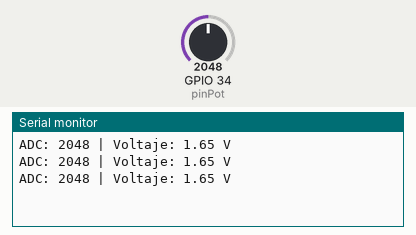
Simulated run of this sketch. Board: ESP32. Shown: the last lines printed to the serial monitor. The inputs (shaded band) are chosen by the test bench; at power-on: GPIO 34 (pinPot) = 2048.

Above: at 1.3 s.
1.4 s: GPIO 34 (pinPot) set to 2866
At 1.9 s:
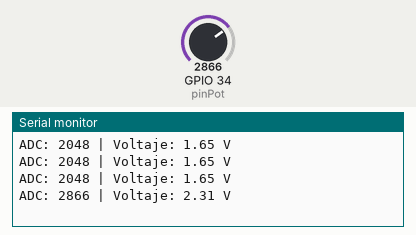
2.9 s: GPIO 34 (pinPot) set to 3603
At 3.4 s:
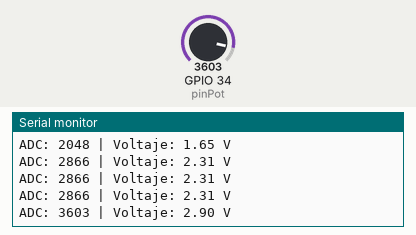
Timing chart, 0 to 5.9 s (numbered marks = the images above; inputs shaded):
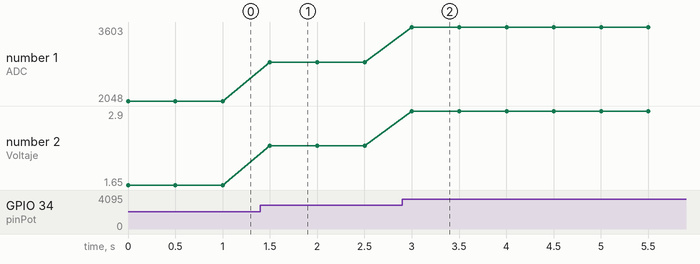

The sketch:

bloque_2.ino
```cpp
const int pinPot = 34;

void setup() {
  Serial.begin(115200);
}

void loop() {

  int lecturaADC = analogRead(pinPot);


  float voltaje = lecturaADC * (3.3 / 4095.0);


  Serial.print("ADC: ");
  Serial.print(lecturaADC);
  Serial.print(" | Voltaje: ");
  Serial.print(voltaje, 2);
  Serial.println(" V");

  delay(500);
}
```

Measured:
- after the input at 1.4 s, the serial monitor: prints a new line after 0.10 s (image 1)
- after the input at 2.9 s, the serial monitor: prints a new line after 0.10 s (image 2)
- plotted number 1: 2048 → 2866 after the input at 1.4 s, 2866 → 3603 after the input at 2.9 s
- plotted number 2: 1.65 → 2.31 after the input at 1.4 s, 2.31 → 2.9 after the input at 2.9 s
